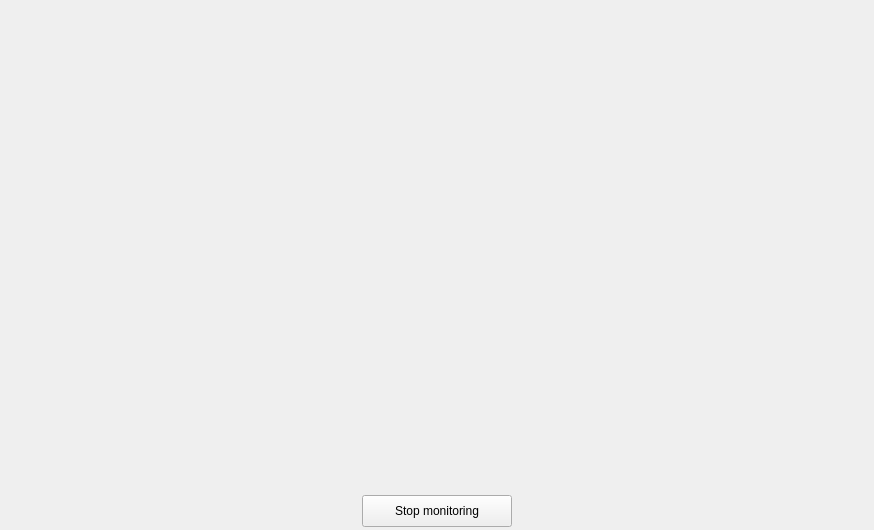
<?xml version="1.0" encoding="UTF-8"?>
<ui version="4.0">
 <class>MainWindow</class>
 <widget class="QMainWindow" name="MainWindow">
  <property name="geometry">
   <rect>
    <x>0</x>
    <y>0</y>
    <width>874</width>
    <height>530</height>
   </rect>
  </property>
  <property name="minimumSize">
   <size>
    <width>874</width>
    <height>530</height>
   </size>
  </property>
  <property name="maximumSize">
   <size>
    <width>874</width>
    <height>530</height>
   </size>
  </property>
  <property name="windowTitle">
   <string>PPE Detection</string>
  </property>
  <widget class="QWidget" name="centralwidget">
   <widget class="QLabel" name="label_detection">
    <property name="geometry">
     <rect>
      <x>10</x>
      <y>10</y>
      <width>854</width>
      <height>480</height>
     </rect>
    </property>
    <property name="text">
     <string/>
    </property>
   </widget>
   <widget class="QPushButton" name="stop_detection_button">
    <property name="geometry">
     <rect>
      <x>362</x>
      <y>495</y>
      <width>150</width>
      <height>32</height>
     </rect>
    </property>
    <property name="text">
     <string>Stop monitoring</string>
    </property>
   </widget>
  </widget>
 </widget>
 <resources/>
 <connections/>
</ui>
